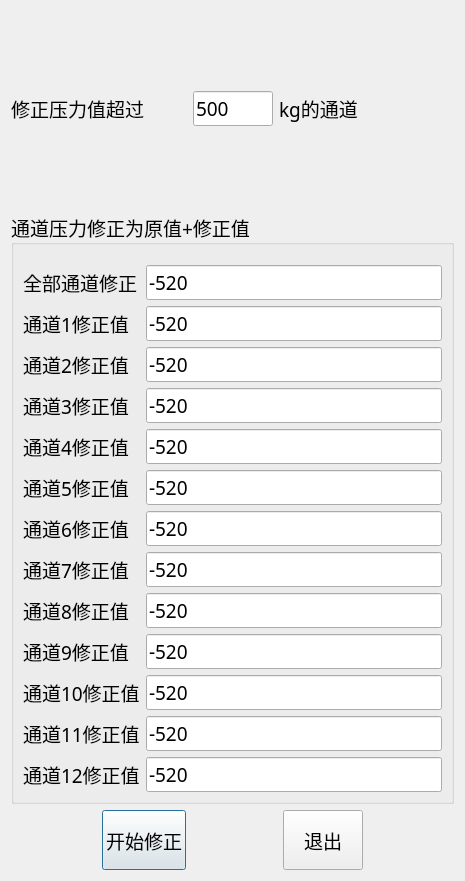
<?xml version="1.0" encoding="UTF-8"?>
<ui version="4.0">
 <class>DialogFixValue</class>
 <widget class="QDialog" name="DialogFixValue">
  <property name="geometry">
   <rect>
    <x>0</x>
    <y>0</y>
    <width>465</width>
    <height>881</height>
   </rect>
  </property>
  <property name="font">
   <font>
    <family>微软雅黑</family>
    <pointsize>16</pointsize>
   </font>
  </property>
  <property name="windowTitle">
   <string>压力数据修正</string>
  </property>
  <layout class="QVBoxLayout" name="verticalLayout">
   <item>
    <layout class="QHBoxLayout" name="horizontalLayout">
     <item>
      <widget class="QLabel" name="label_13">
       <property name="font">
        <font>
         <family>微软雅黑 Light</family>
         <pointsize>14</pointsize>
        </font>
       </property>
       <property name="text">
        <string>修正压力值超过</string>
       </property>
      </widget>
     </item>
     <item>
      <widget class="QLineEdit" name="editMax">
       <property name="sizePolicy">
        <sizepolicy hsizetype="Fixed" vsizetype="Fixed">
         <horstretch>0</horstretch>
         <verstretch>0</verstretch>
        </sizepolicy>
       </property>
       <property name="maximumSize">
        <size>
         <width>80</width>
         <height>16777215</height>
        </size>
       </property>
       <property name="font">
        <font>
         <family>微软雅黑 Light</family>
         <pointsize>14</pointsize>
        </font>
       </property>
       <property name="text">
        <string>500</string>
       </property>
      </widget>
     </item>
     <item>
      <widget class="QLabel" name="label_14">
       <property name="font">
        <font>
         <family>微软雅黑 Light</family>
         <pointsize>14</pointsize>
        </font>
       </property>
       <property name="text">
        <string>kg的通道</string>
       </property>
      </widget>
     </item>
    </layout>
   </item>
   <item>
    <widget class="QGroupBox" name="groupBox">
     <property name="font">
      <font>
       <family>微软雅黑 Light</family>
       <pointsize>14</pointsize>
      </font>
     </property>
     <property name="title">
      <string>通道压力修正为原值+修正值</string>
     </property>
     <layout class="QGridLayout" name="gridLayout">
      <property name="topMargin">
       <number>20</number>
      </property>
      <item row="0" column="0">
       <widget class="QLabel" name="label_15">
        <property name="text">
         <string>全部通道修正</string>
        </property>
       </widget>
      </item>
      <item row="0" column="1">
       <widget class="QLineEdit" name="edtComm">
        <property name="font">
         <font>
          <family>微软雅黑 Light</family>
          <pointsize>14</pointsize>
         </font>
        </property>
        <property name="text">
         <string>-520</string>
        </property>
       </widget>
      </item>
      <item row="1" column="0">
       <widget class="QLabel" name="label">
        <property name="font">
         <font>
          <family>微软雅黑 Light</family>
          <pointsize>14</pointsize>
         </font>
        </property>
        <property name="text">
         <string>通道1修正值</string>
        </property>
       </widget>
      </item>
      <item row="1" column="1">
       <widget class="QLineEdit" name="lineEdit">
        <property name="font">
         <font>
          <family>微软雅黑 Light</family>
          <pointsize>14</pointsize>
         </font>
        </property>
        <property name="text">
         <string>-520</string>
        </property>
       </widget>
      </item>
      <item row="2" column="0">
       <widget class="QLabel" name="label_2">
        <property name="font">
         <font>
          <family>微软雅黑 Light</family>
          <pointsize>14</pointsize>
         </font>
        </property>
        <property name="text">
         <string>通道2修正值</string>
        </property>
       </widget>
      </item>
      <item row="2" column="1">
       <widget class="QLineEdit" name="lineEdit_2">
        <property name="font">
         <font>
          <family>微软雅黑 Light</family>
          <pointsize>14</pointsize>
         </font>
        </property>
        <property name="text">
         <string>-520</string>
        </property>
       </widget>
      </item>
      <item row="3" column="0">
       <widget class="QLabel" name="label_3">
        <property name="font">
         <font>
          <family>微软雅黑 Light</family>
          <pointsize>14</pointsize>
         </font>
        </property>
        <property name="text">
         <string>通道3修正值</string>
        </property>
       </widget>
      </item>
      <item row="3" column="1">
       <widget class="QLineEdit" name="lineEdit_3">
        <property name="font">
         <font>
          <family>微软雅黑 Light</family>
          <pointsize>14</pointsize>
         </font>
        </property>
        <property name="text">
         <string>-520</string>
        </property>
       </widget>
      </item>
      <item row="4" column="0">
       <widget class="QLabel" name="label_4">
        <property name="font">
         <font>
          <family>微软雅黑 Light</family>
          <pointsize>14</pointsize>
         </font>
        </property>
        <property name="text">
         <string>通道4修正值</string>
        </property>
       </widget>
      </item>
      <item row="4" column="1">
       <widget class="QLineEdit" name="lineEdit_4">
        <property name="font">
         <font>
          <family>微软雅黑 Light</family>
          <pointsize>14</pointsize>
         </font>
        </property>
        <property name="text">
         <string>-520</string>
        </property>
       </widget>
      </item>
      <item row="5" column="0">
       <widget class="QLabel" name="label_5">
        <property name="font">
         <font>
          <family>微软雅黑 Light</family>
          <pointsize>14</pointsize>
         </font>
        </property>
        <property name="text">
         <string>通道5修正值</string>
        </property>
       </widget>
      </item>
      <item row="5" column="1">
       <widget class="QLineEdit" name="lineEdit_5">
        <property name="font">
         <font>
          <family>微软雅黑 Light</family>
          <pointsize>14</pointsize>
         </font>
        </property>
        <property name="text">
         <string>-520</string>
        </property>
       </widget>
      </item>
      <item row="6" column="0">
       <widget class="QLabel" name="label_6">
        <property name="font">
         <font>
          <family>微软雅黑 Light</family>
          <pointsize>14</pointsize>
         </font>
        </property>
        <property name="text">
         <string>通道6修正值</string>
        </property>
       </widget>
      </item>
      <item row="6" column="1">
       <widget class="QLineEdit" name="lineEdit_6">
        <property name="font">
         <font>
          <family>微软雅黑 Light</family>
          <pointsize>14</pointsize>
         </font>
        </property>
        <property name="text">
         <string>-520</string>
        </property>
       </widget>
      </item>
      <item row="7" column="0">
       <widget class="QLabel" name="label_7">
        <property name="font">
         <font>
          <family>微软雅黑 Light</family>
          <pointsize>14</pointsize>
         </font>
        </property>
        <property name="text">
         <string>通道7修正值</string>
        </property>
       </widget>
      </item>
      <item row="7" column="1">
       <widget class="QLineEdit" name="lineEdit_7">
        <property name="font">
         <font>
          <family>微软雅黑 Light</family>
          <pointsize>14</pointsize>
         </font>
        </property>
        <property name="text">
         <string>-520</string>
        </property>
       </widget>
      </item>
      <item row="8" column="0">
       <widget class="QLabel" name="label_8">
        <property name="font">
         <font>
          <family>微软雅黑 Light</family>
          <pointsize>14</pointsize>
         </font>
        </property>
        <property name="text">
         <string>通道8修正值</string>
        </property>
       </widget>
      </item>
      <item row="8" column="1">
       <widget class="QLineEdit" name="lineEdit_8">
        <property name="font">
         <font>
          <family>微软雅黑 Light</family>
          <pointsize>14</pointsize>
         </font>
        </property>
        <property name="text">
         <string>-520</string>
        </property>
       </widget>
      </item>
      <item row="9" column="0">
       <widget class="QLabel" name="label_9">
        <property name="font">
         <font>
          <family>微软雅黑 Light</family>
          <pointsize>14</pointsize>
         </font>
        </property>
        <property name="text">
         <string>通道9修正值</string>
        </property>
       </widget>
      </item>
      <item row="9" column="1">
       <widget class="QLineEdit" name="lineEdit_9">
        <property name="font">
         <font>
          <family>微软雅黑 Light</family>
          <pointsize>14</pointsize>
         </font>
        </property>
        <property name="text">
         <string>-520</string>
        </property>
       </widget>
      </item>
      <item row="10" column="0">
       <widget class="QLabel" name="label_10">
        <property name="font">
         <font>
          <family>微软雅黑 Light</family>
          <pointsize>14</pointsize>
         </font>
        </property>
        <property name="text">
         <string>通道10修正值</string>
        </property>
       </widget>
      </item>
      <item row="10" column="1">
       <widget class="QLineEdit" name="lineEdit_10">
        <property name="font">
         <font>
          <family>微软雅黑 Light</family>
          <pointsize>14</pointsize>
         </font>
        </property>
        <property name="text">
         <string>-520</string>
        </property>
       </widget>
      </item>
      <item row="11" column="0">
       <widget class="QLabel" name="label_11">
        <property name="font">
         <font>
          <family>微软雅黑 Light</family>
          <pointsize>14</pointsize>
         </font>
        </property>
        <property name="text">
         <string>通道11修正值</string>
        </property>
       </widget>
      </item>
      <item row="11" column="1">
       <widget class="QLineEdit" name="lineEdit_11">
        <property name="font">
         <font>
          <family>微软雅黑 Light</family>
          <pointsize>14</pointsize>
         </font>
        </property>
        <property name="text">
         <string>-520</string>
        </property>
       </widget>
      </item>
      <item row="12" column="0">
       <widget class="QLabel" name="label_12">
        <property name="font">
         <font>
          <family>微软雅黑 Light</family>
          <pointsize>14</pointsize>
         </font>
        </property>
        <property name="text">
         <string>通道12修正值</string>
        </property>
       </widget>
      </item>
      <item row="12" column="1">
       <widget class="QLineEdit" name="lineEdit_12">
        <property name="font">
         <font>
          <family>微软雅黑 Light</family>
          <pointsize>14</pointsize>
         </font>
        </property>
        <property name="text">
         <string>-520</string>
        </property>
       </widget>
      </item>
     </layout>
    </widget>
   </item>
   <item>
    <layout class="QHBoxLayout" name="horizontalLayout_2">
     <item>
      <spacer name="horizontalSpacer">
       <property name="orientation">
        <enum>Qt::Horizontal</enum>
       </property>
       <property name="sizeHint" stdset="0">
        <size>
         <width>40</width>
         <height>20</height>
        </size>
       </property>
      </spacer>
     </item>
     <item>
      <widget class="QPushButton" name="btnFix">
       <property name="minimumSize">
        <size>
         <width>0</width>
         <height>60</height>
        </size>
       </property>
       <property name="font">
        <font>
         <family>微软雅黑 Light</family>
         <pointsize>14</pointsize>
        </font>
       </property>
       <property name="text">
        <string>开始修正</string>
       </property>
      </widget>
     </item>
     <item>
      <spacer name="horizontalSpacer_3">
       <property name="orientation">
        <enum>Qt::Horizontal</enum>
       </property>
       <property name="sizeHint" stdset="0">
        <size>
         <width>40</width>
         <height>20</height>
        </size>
       </property>
      </spacer>
     </item>
     <item>
      <widget class="QPushButton" name="btnExit">
       <property name="minimumSize">
        <size>
         <width>0</width>
         <height>60</height>
        </size>
       </property>
       <property name="font">
        <font>
         <family>微软雅黑 Light</family>
         <pointsize>14</pointsize>
        </font>
       </property>
       <property name="text">
        <string>退出</string>
       </property>
      </widget>
     </item>
     <item>
      <spacer name="horizontalSpacer_2">
       <property name="orientation">
        <enum>Qt::Horizontal</enum>
       </property>
       <property name="sizeHint" stdset="0">
        <size>
         <width>40</width>
         <height>20</height>
        </size>
       </property>
      </spacer>
     </item>
    </layout>
   </item>
  </layout>
 </widget>
 <resources/>
 <connections/>
</ui>
